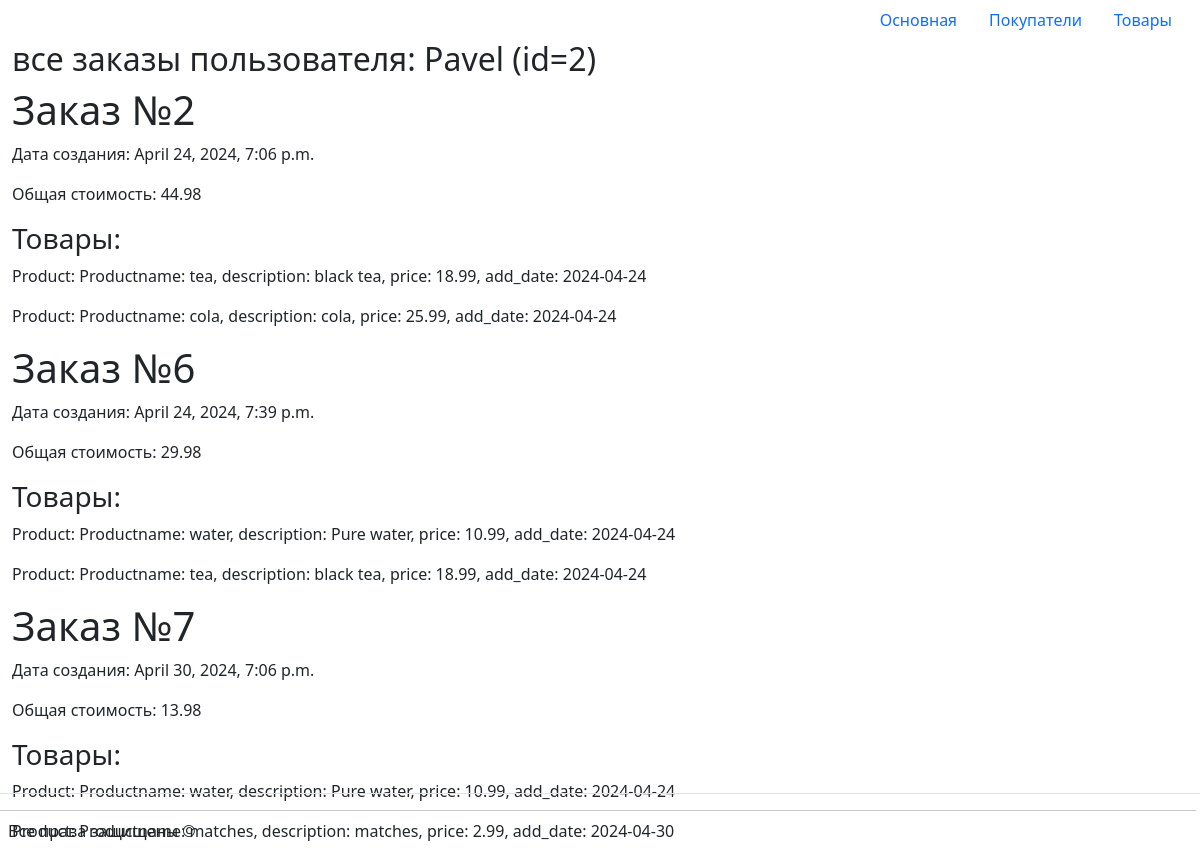
Screenshot of /user_orders/2 with the database file from the repository.
### marketapp/models.py (models this page shows, shortened)
class User(models.Model):
    name = models.CharField(max_length=100)
    email = models.EmailField()
    phone = models.CharField(max_length=20)
    address = models.CharField(max_length=100)
    register_date = models.DateField(auto_now_add=True)

class Order(models.Model):
    customer = models.ForeignKey(User, on_delete=models.CASCADE)
    products = models.ManyToManyField(Product)
    date_ordered = models.DateTimeField(auto_now_add=True)
    total_price = models.DecimalField(max_digits=8, decimal_places=2)

### marketapp/views.py (the view)
# urls.py: path('user_orders/<int:user_id>', views.user_orders, name='user_orders'),      # все заказы по клиенту
def user_orders(request, user_id: int):
    products = {}
    user = User.objects.filter(pk=user_id).first()
    orders = Order.objects.filter(customer=user).all()
    for order in orders:
        products[order.id] = str(order.products.all()).replace('<QuerySet [<', '').replace('>]>', '').split('>, <')
    return render(request, 'marketapp/user_orders.html', {'user': user, 'orders': orders, 'products': products})

### marketapp/models.py (called while the page is built)
    def __str__(self):
        return f'Productname: {self.name}, description: {self.description}, price: {self.price}, add_date: {self.add_date}'

### marketapp/templates/marketapp/user_orders.html (shortened to what this page needs)
{% extends 'marketapp/base.html' %}
{% block content %}
    <h2>все заказы пользователя: {{ user.name }} (id={{ user.id }})</h2>
    {% if orders %}
        {% for order in orders %}
            <h1>Заказ №{{ order.id }}</h1>
            <p>Дата создания: {{ order.date_ordered }}</p>
            <p>Общая стоимость: {{ order.total_price }}</p>
            <h3>Товары:</h3>
                {% for key, value in products.items %}
                    {% if key == order.id %}
                        {% for product in value %}
                            <p>{{ product }}</p>
                        {% endfor %}
                    {% endif %}
                {% endfor %}
        {% endfor %}
    {% elif client.id == NULL %}
        <p>Нет такого клиента</p>
     {% else %}
        <p>Заказов нет</p>
    {% endif %}
{% endblock %}

### rows the page displays
User: name "Pavel", id "2"
Order: id "2", date_ordered "April 24, 2024, 7:06 p.m.", total_price "44.98", value "Product: Productname: tea, description: black tea, price: 18.99, add_date: 2024-04-24" "Product: Productname: cola, description: cola, price: 25.99, add_date: 2024-04-24"
Order: id "6", date_ordered "April 24, 2024, 7:39 p.m.", total_price "29.98", value "Product: Productname: water, description: Pure water, price: 10.99, add_date: 2024-04-24" "Product: Productname: tea, description: black tea, price: 18.99, add_date: 2024-04-24"
Order: id "7", date_ordered "April 30, 2024, 7:06 p.m.", total_price "13.98", value "Product: Productname: water, description: Pure water, price: 10.99, add_date: 2024-04-24" "Product: Productname: matches, description: matches, price: 2.99, add_date: 2024-04-30"
